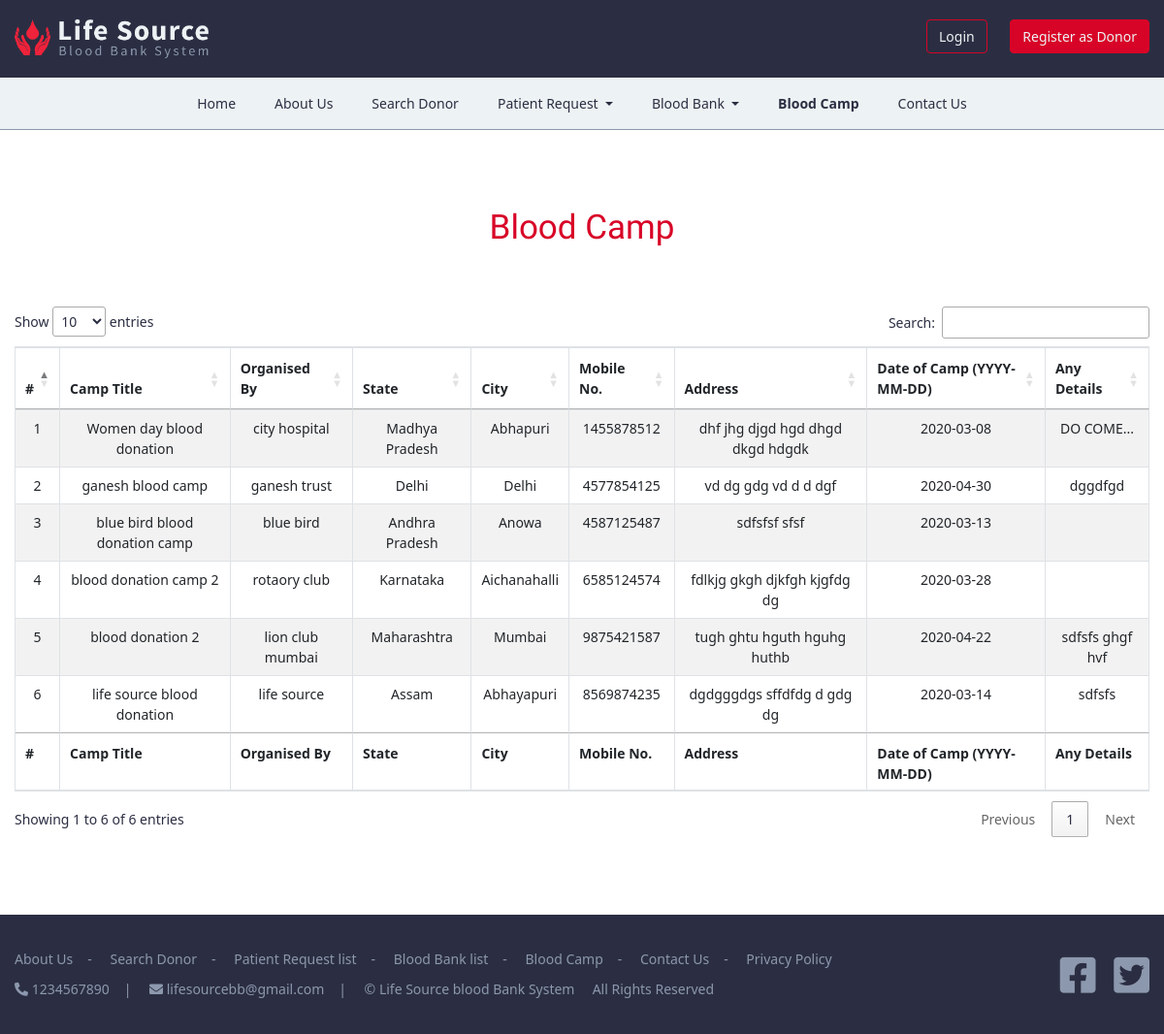
/bloodcamp.php, run on the app's committed database.
### tables this page shows
CREATE TABLE IF NOT EXISTS `bloodcamp` (
  `ID` int(11) NOT NULL AUTO_INCREMENT,
  `title` varchar(255) NOT NULL,
  `organised` varchar(255) NOT NULL,
  `state` varchar(255) NOT NULL,
  `city` varchar(255) NOT NULL,
  `mobile` varchar(11) NOT NULL,
  `address` varchar(255) NOT NULL,
  `campdate` varchar(255) NOT NULL,
  `details` varchar(255) NOT NULL,
  `date` timestamp NOT NULL DEFAULT CURRENT_TIMESTAMP,
  `status` int(11) NOT NULL,
  PRIMARY KEY (`ID`)
);

CREATE TABLE IF NOT EXISTS `contactinfo` (
  `ID` int(11) NOT NULL AUTO_INCREMENT,
  `mobile` varchar(11) NOT NULL,
  `email` varchar(255) NOT NULL,
  PRIMARY KEY (`ID`)
);

### bloodcamp.php (the view, shortened to what this page needs)
<?php
include('include/connection.php');
?>
<!DOCTYPE html>
<html lang="en">
  <head>
    <link rel="stylesheet" href="css/bootstrap.min.css">
    <link rel="stylesheet" href="css/search_donor.css">
    <link href="css/all.css" rel="stylesheet">
    <link rel="stylesheet" href="https://cdn.datatables.net/1.10.20/css/jquery.dataTables.min.css">
    <link rel="stylesheet" href="https://cdn.datatables.net/1.10.20/css/dataTables.bootstrap4.min.css">
  </head>
  <body>
    <header>
      <div class="container-sm nopadding">
      <div class="row">
      <div class="col-lg-6 col-sm-6 col-12 nopadding logobg">
        <a href="index.php">
          <img src="images/logo.png" alt="Life Source blood bank System" title="Life source blood bank system" />
        </a>
      </div>
      <div class="col-lg-6 col-sm-6 col-12 nopadding loginbg">
        <button type="button" onclick="window.open('login.php', '_blank'); return false;" name="login" id="login" class="btn btn-default loginbtn">
          Login
        </button>
        <button type="button" onclick="window.open('register.php', '_blank'); return false;" class="btn btn-default signupbtn">
          Register as Donor
        </button>
      </div>
      </div>
      </div>
    </header>
    <nav class="navbar navbar-expand-md navbar-light navigation sticky-top">
      <div class="container-sm">
      <div class="collapse navbar-collapse" id="collapsibleNavbar">
        <ul class="navbar-nav mx-auto">
          <li class="nav-item">
            <a class="nav-link" href="index.php">Home</a>
          </li>
          <li class="nav-item">
            <a class="nav-link" href="aboutus.php">About Us</a>
          </li>
          <li class="nav-item">
            <a class="nav-link" href="search_donor.php">Search Donor</a>
          </li>
          <li class="nav-item dropdown">
            <a class="nav-link dropdown-toggle" href="#" id="navbardrop" data-toggle="dropdown">
              Patient Request
            </a>
          </li>
          <li class="nav-item dropdown">
            <a class="nav-link dropdown-toggle" href="#" id="navbardrop" data-toggle="dropdown">
              Blood Bank
            </a>
          </li>
          <li class="nav-item">
            <a class="nav-link active" href="bloodcamp.php">Blood Camp</a>
          </li>
          <li class="nav-item">
            <a class="nav-link" href="contact-us.php">Contact Us</a>
          </li>
        </ul>
      </div>
      </div>
    </nav>
    <div class="searchD">
      <div class="container-sm search_cont nopadding">
        <div class="row">
          <div class="col-lg-12">
            <h1>Blood Camp</h1>
          </div>
        </div>
        <div class="row">
          <div class="col-lg-12 nopadding">
            <div class="table-responsive">
              <table id="example" class="table table-bordered table-striped table-hover">
               <thead>
                <tr>
                  <th>#</th>
                  <th>Camp Title</th>
                  <th>Organised By</th>
                  <th>State</th>
                  <th>City</th>
                  <th>Mobile No.</th>
                  <th>Address</th>
                  <th>Date of Camp (YYYY-MM-DD)</th>
                  <th>Any Details</th>
                </tr>
               </thead>
               <tfoot>
                <tr>
                  <th>#</th>
                  <th>Camp Title</th>
                  <th>Organised By</th>
                  <th>State</th>
                  <th>City</th>
                  <th>Mobile No.</th>
                  <th>Address</th>
                  <th>Date of Camp (YYYY-MM-DD)</th>
                  <th>Any Details</th>
                </tr>
              </tfoot>
              <tbody>
                <?php
                $query = "SELECT * from bloodcamp WHERE status=1 ORDER BY ID DESC";
                $query_run = mysqli_query($conn,$query);
                $cnt = 1;
                if (mysqli_num_rows($query_run) > 0) {
                  while ($row = mysqli_fetch_assoc($query_run)) {
                ?>
                <tr>
                  <td><?php echo htmlentities($cnt);?></td>
                  <td><?php echo $row['title'];?></td>
                  <td><?php echo $row['organised'];?></td>
                  <td><?php echo $row['state'];?></td>
                  <td><?php echo $row['city'];?></td>
                  <td><?php echo $row['mobile'];?></td>
                  <td><?php echo $row['address'];?></td>
                  <td><?php echo $row['campdate'];?></td>
                  <td><?php echo $row['details'];?></td>
                </tr>
                <?php $cnt=$cnt+1; }} ?>
              </tbody>
              </table>
            </div>
          </div>
        </div>
      </div>
    </div>
    <footer>
      <div class="container-sm nopadding">
        <div class="row">
          <div class="col-lg-10 col-md-12 hidemob">
            <div class="row">
              <div class="col-lg-12 nopadding">
                <ul class="footer_list">
                  <li class="aboutli"><a href="about-us.php" target="_blank">About Us</a></li>-
                  <li><a href="search_donor.php" target="_blank">Search Donor</a></li>-
                  <li><a href="request-list.php" target="_blank">Patient Request list</a></li>-
                  <li><a href="bb-list.php" target="_blank">Blood Bank list</a></li>-
                  <li><a href="bloodcamp.php" target="_blank">Blood Camp</a></li>-
                  <li><a href="contact-us.php" target="_blank">Contact Us</a></li>-
                  <li><a href="privacy.php" target="_blank">Privacy Policy</a></li>
                </ul>
              </div>
            </div>
            <?php
            $query3 = "SELECT * from contactinfo";
            $query_run3 = mysqli_query($conn,$query3);
            if (mysqli_num_rows($query_run3) > 0) {
              while ($row3 = mysqli_fetch_assoc($query_run3)) {
            ?>
            <div class="row">
              <div class="col-lg-12 nopadding">
                <ul class="footer_list">
                  <li class="aboutli"><i class="fas fa-phone-alt"></i> <?php echo $row3['mobile'];?></li>|
                  <li><i class="fas fa-envelope"></i> <a href="mailto:<?php echo $row3['email'];?>"><?php echo $row3['email'];?></a></li>|
                  <li>&copy; Life Source blood Bank System &nbsp;&nbsp;&nbsp; All Rights Reserved</li>
                </ul>
              </div>
            </div>
          </div>
      <div class="col-lg-2 col-md-12 social_icon hidemob nopadding">
            <div class="facebook">
              <a href="#">
              <i class="fab fa-facebook-square"></i>
              </a>
            </div>
            <div class="twitter">
              <a href="#">
              <i class="fab fa-twitter-square"></i>
              </a>
            </div>
      </div>
        </div>
        <?php } }?>
      </div>
    </footer>
  </body>
</html>

### css/search_donor.css (style rules this page uses)
body { margin: 0 auto; padding: 0px; font-family: 'Segoe UI'; font-size: 14px; color: #2b2e42; font-weight: 400; text-align: center; overflow-x: hidden !important; }
.nopadding { padding-left: 0 !important; padding-right: 0 !important; }
h1 { margin: 0px; padding: 0px 0px 60px 0px; font-family: 'Nanum Gothic', sans-serif; font-size: 35px; color: #d80427; }
header { padding: 20px 0px; background-color: #2b2e42; }
.logobg { padding: 0px 0px; margin: 0px; text-align: left; }
.logobg img { width: 200px; }
.loginbg { padding: 0px 0px 0px 0px; margin: 0px; text-align: right; }
.loginbtn { margin-right: 20px; background-color: transparent; font-size: 14px; color:#edf2f4; border-color: #d80427; }
.signupbtn { font-size: 14px; background-color: #d80427; color:#edf2f4; border-color: #d80427; }
.btn { font-size: 14px; }
.navigation { background-color: #edf2f4; text-align: center; border-bottom: 1px solid; border-color: #8c98ad; }
.navbar-light .navbar-nav .nav-link { padding-left: 20px; padding-right: 20px; font-family: 'Segoe UI'; font-size: 14px; color: #2b2e42; text-align: center; text-decoration: none; }
#collapsibleNavbar .active { color: #2b2e42; font-weight: bold; }
.search_cont { padding: 80px 0px; }
footer { padding-top: 30px; padding-bottom: 30px; background-color: #2b2e42; text-align: left; }
.footer_list { padding: 5px 0px; margin: 0px; color: #8c98ad; list-style: none; text-align: left; }
.footer_list .aboutli { padding-left: 0px; }
.footer_list li { padding: 0px 15px; display: inline; font-size: 14px; color: #8c98ad; }
.footer_list li a { color: #8c98ad; }
.social_icon { text-align: right; }
.facebook { padding: 0px; font-size: 42px; color: #8c98ad; display: inline-block; }
.twitter { padding: 0px 0px 0px 15px; font-size: 42px; color: #8c98ad; display: inline-block; }
.social_icon a { color: #8c98ad; }
.hidemob { display: block; }

### css/all.css (style rules this page uses)
.fa, .fas, .far, .fal, .fad, .fab { -moz-osx-font-smoothing: grayscale; -webkit-font-smoothing: antialiased; display: inline-block; font-style: normal; font-variant: normal; text-rendering: auto; line-height: 1; }
.fa-envelope:before { content: "\f0e0"; }
.fa-facebook-square:before { content: "\f082"; }
.fa-phone-alt:before { content: "\f879"; }
.fa-twitter-square:before { content: "\f081"; }
.fab { font-family: 'Font Awesome 5 Brands'; font-weight: 400; }
.fa, .fas { font-family: 'Font Awesome 5 Free'; font-weight: 900; }

### data on the page
bloodcamp: title "Women day blood donation", organised "city hospital", state "Madhya Pradesh", city "Abhapuri", mobile "1455878512", address "dhf jhg djgd hgd dhgd dkgd hdgdk", campdate "2020-03-08", details "DO COME..."
bloodcamp: title "ganesh blood camp", organised "ganesh trust", state "Delhi", city "Delhi", mobile "4577854125", address "vd dg gdg vd d d dgf", campdate "2020-04-30", details "dggdfgd"
bloodcamp: title "blue bird blood donation camp", organised "blue bird", state "Andhra Pradesh", city "Anowa", mobile "4587125487", address "sdfsfsf sfsf", campdate "2020-03-13"
bloodcamp: title "blood donation camp 2", organised "rotaory club", state "Karnataka", city "Aichanahalli", mobile "6585124574", address "fdlkjg gkgh djkfgh kjgfdg dg", campdate "2020-03-28"
bloodcamp: title "blood donation 2", organised "lion club mumbai", state "Maharashtra", city "Mumbai", mobile "9875421587", address "tugh ghtu hguth hguhg huthb", campdate "2020-04-22", details "sdfsfs ghgf hvf"
bloodcamp: title "life source blood donation", organised "life source", state "Assam", city "Abhayapuri", mobile "8569874235", address "dgdgggdgs sffdfdg d gdg dg", campdate "2020-03-14", details "sdfsfs"
contactinfo: mobile "1234567890", email "lifesourcebb@gmail.com"
